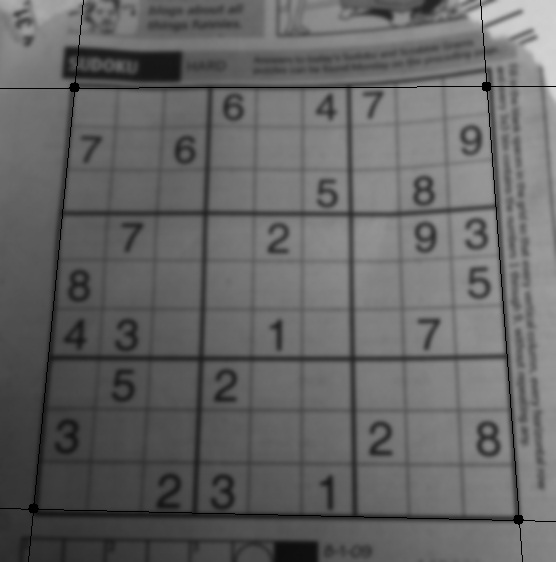
#> input picture Chapter1.4/sudoku.jpg, 556 x 562 px
$ jupyter execute --allow-errors Chapter1.4.12.ipynb
#> lines starting #> are read from the running program, lines starting #| are printed output that depends on the picture; after the words box and inside, x2 and y2 are one past the last pixel; in counts of white or black regions, pixels touching at a corner belong together
[cell 1]
import cv2
import numpy as np
import matplotlib.pyplot as plt

[cell 2]
img = cv2.imread('sudoku.jpg')
#> img is the input picture: shape (562, 556, 3); min 0, max 213, mean 100.8
gray = cv2.cvtColor(img,cv2.COLOR_BGR2GRAY)
edges = cv2.Canny(gray,50,150,apertureSize = 3)
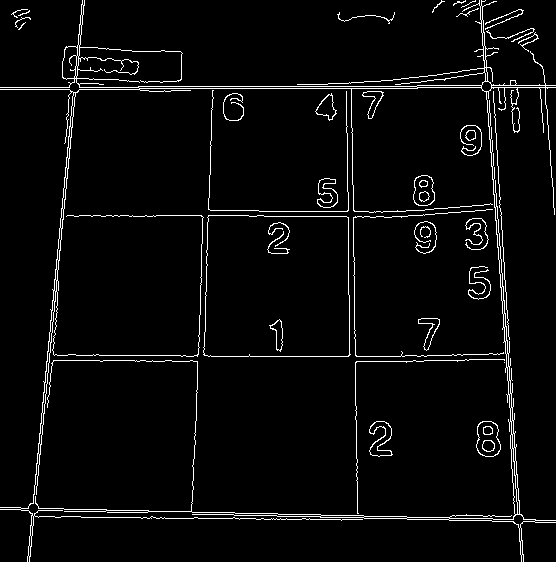
#> edges: shape (562, 556); 3.8% white in thin lines or dots
lines = cv2.HoughLines(edges,1,np.pi/180,200)
#> lines = [[-480, 3.07], [88, 1.57], [86, 1.57], [85, 0.105], [509, 1.59], [-349, 3.12], [-488, 3.09], [356, 1.57], [80, 0.0873], [210, 0.0349], [89, 1.55]]

for rho,theta in lines[0]:
    a = np.cos(theta)
    b = np.sin(theta)
    x0 = a*rho
    y0 = b*rho
    x1 = int(x0 + 1000*(-b))
    y1 = int(y0 + 1000*(a))
    x2 = int(x0 - 1000*(-b))
    y2 = int(y0 - 1000*(a))
    cv2.line(img,(x1,y1),(x2,y2),(0,0,255),2)
#> this loop made 1 pass
#> (rho, theta, a, b, x0, y0, x1, y1) on pass 1: (-480, 3.07, -0.998, 0.0698, 478.8, -33.48, 409, -1031)
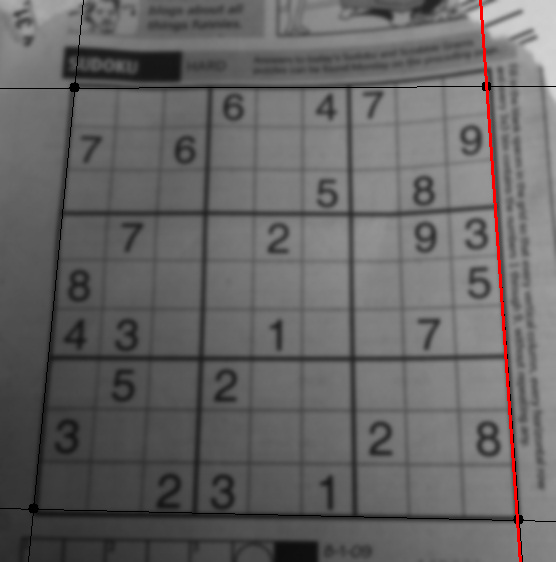
#> img: shape (562, 556, 3); 0.54% of pixels changed, all inside (x1, y1, x2, y2) = (479, 0, 522, 562)

cv2.imwrite('houghlines3.jpg',img)
#> Out = True

[cell 3]
plt.figure(figsize=(24,8))
plt.subplot(1,3,1),plt.imshow(img)
plt.title('Original'), plt.xticks([]), plt.yticks([])
plt.subplot(1,3,2),plt.imshow(gray, cmap = 'gray')
plt.title('Laplacian'), plt.xticks([]), plt.yticks([])
plt.subplot(1,3,3),plt.imshow(edges, cmap = 'gray')
plt.title('Sobel X'), plt.xticks([]), plt.yticks([])
plt.show()
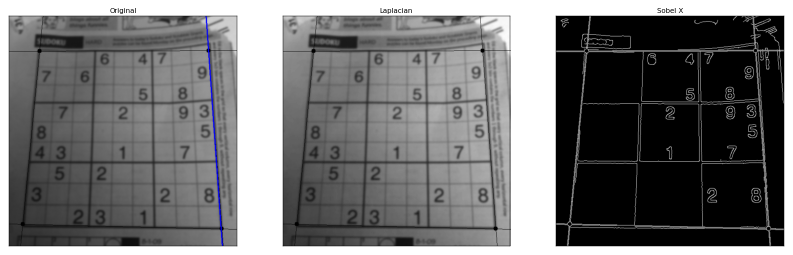
#> figure drawn by matplotlib, 3 panels; B, G, R data is drawn as R, G, B

[cell 4]
def nothing(x):
    pass

cv2.namedWindow('image')
cv2.createTrackbar('threshold', 'image', 100, 500, nothing)
cv2.createTrackbar('number', 'image', 1, 100, nothing)
font = cv2.FONT_HERSHEY_SIMPLEX
#> font = 0
while(1):
    k = cv2.waitKey(1) & 0xFF
#> (key Esc is pressed here)
    if k == 27:
        break
    threshold = cv2.getTrackbarPos('threshold', 'image')
    number = cv2.getTrackbarPos('number', 'image')
    lines = cv2.HoughLines(edges, 1, np.pi/180, threshold)
    img_rgb = cv2.imread('sudoku.jpg')
    numbers = number
    if(lines.shape[0]<number):
        numbers = lines.shape[0]
    msg = "numbers:"+str(lines.shape[0])
    cv2.putText(img_rgb, msg, (10, 30), font, 0.5, (255,255,255), 1, cv2.LINE_AA)
    for i in range(numbers):
        for rho,theta in lines[i]:
            a = np.cos(theta)
            b = np.sin(theta)
            x0 = a*rho
            y0 = b*rho
            x1 = int(x0 + 1000*(-b))
            y1 = int(y0 + 1000*(a))
            x2 = int(x0 - 1000*(-b))
            y2 = int(y0 - 1000*(a))
            cv2.line(img_rgb,(x1,y1),(x2,y2),(0,0,255),2)
    cv2.imshow('image',img_rgb)
cv2.destroyAllWindows()

[cell 5]
cv2.namedWindow('image')
cv2.createTrackbar('minLineLength', 'image', 1, 500, nothing)
cv2.createTrackbar('maxLineGap', 'image', 1, 500, nothing)
cv2.createTrackbar('number', 'image', 1, 500, nothing)
font = cv2.FONT_HERSHEY_SIMPLEX
while(1):
    k = cv2.waitKey(1) & 0xFF
#> (key Esc is pressed here)

$ run again, with Chapter1.4/sIMG_2164.jpg copied over Chapter1.4/sudoku.jpg
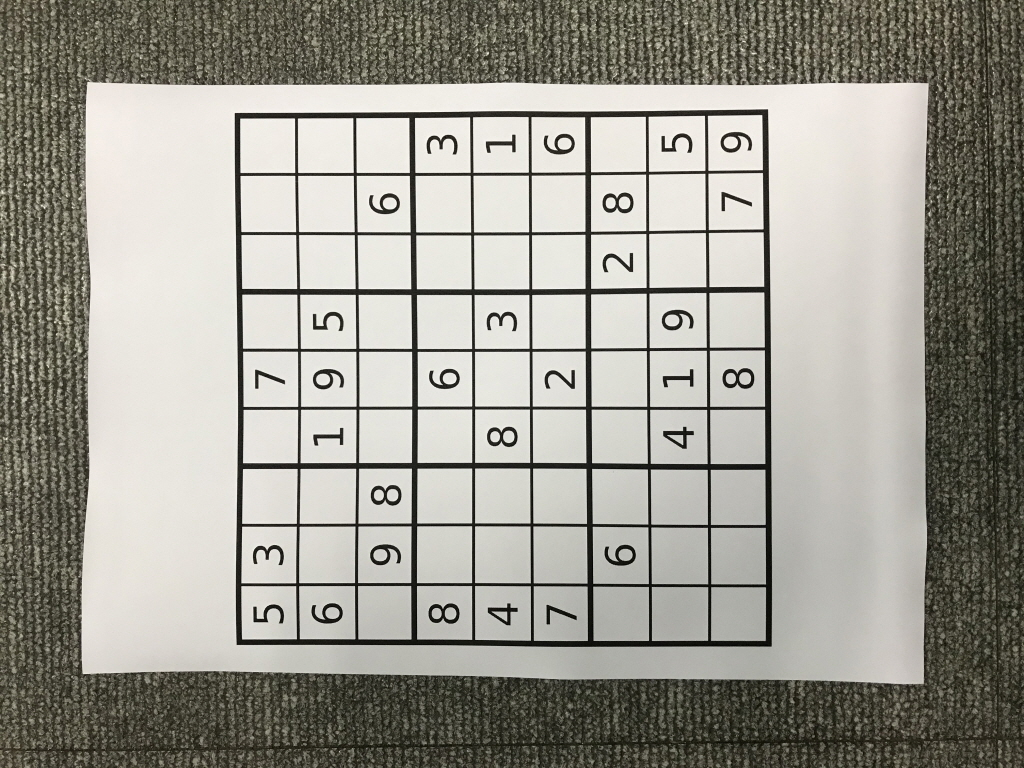
#> input picture Chapter1.4/sIMG_2164.jpg, 1024 x 768 px
#> img is the input picture: shape (768, 1024, 3); mean B, G, R 146.2, 155.1, 157.1
#> `edges = cv2.Canny(gray,50,150,apertureSize = 3)`:
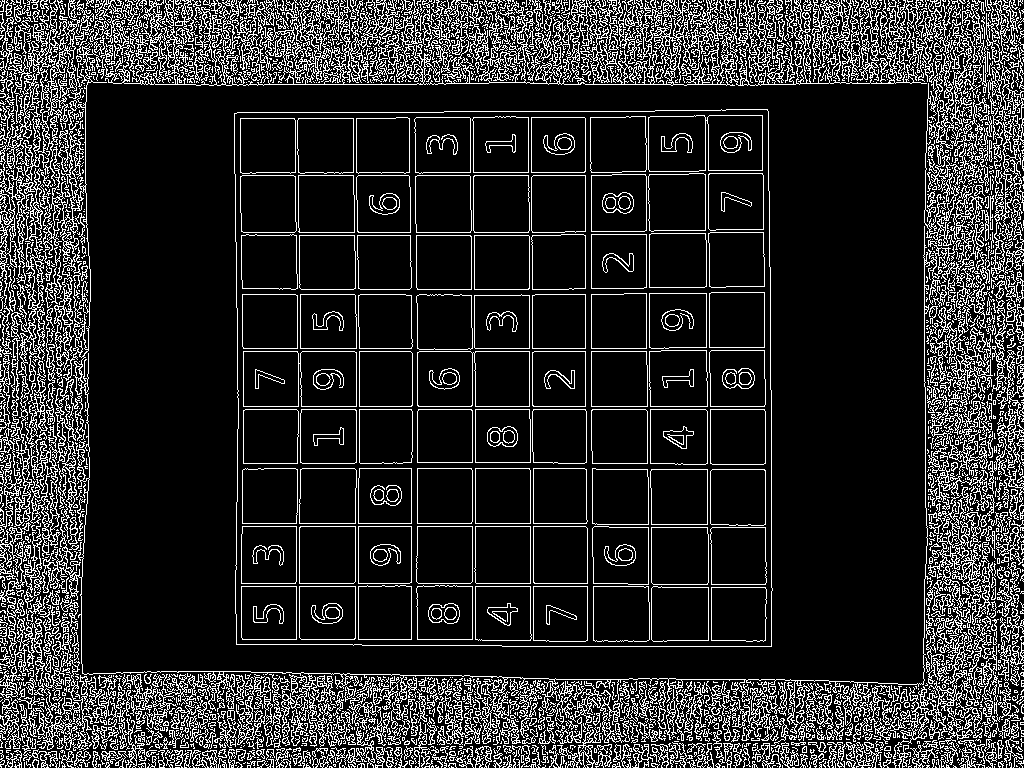
#> edges: shape (768, 1024); 16.8% white in thin lines or dots
#> lines = 1755 rows, first 8: [406, 1.57], [409, 1.57], [84, 1.57], [351, 1.57], [679, 1.57], [34, 1.62], [586, 1.57], [232, 1.57]
#> the loop `for rho,theta in lines[0]:` made 1 pass
#> (rho, theta, a, b, x0, y0, x1, y1) on pass 1: (406, 1.57, -4.37e-08, 1, -1.77e-05, 406, -1000, 405)
#> Out = True
#> `plt.show()`:
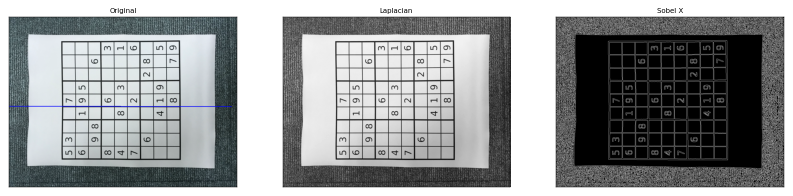
#> figure drawn by matplotlib, 3 panels; B, G, R data is drawn as R, G, B
#> font = 0

$ run again, with Chapter1.4/sIMG_2168.jpg copied over Chapter1.4/sudoku.jpg
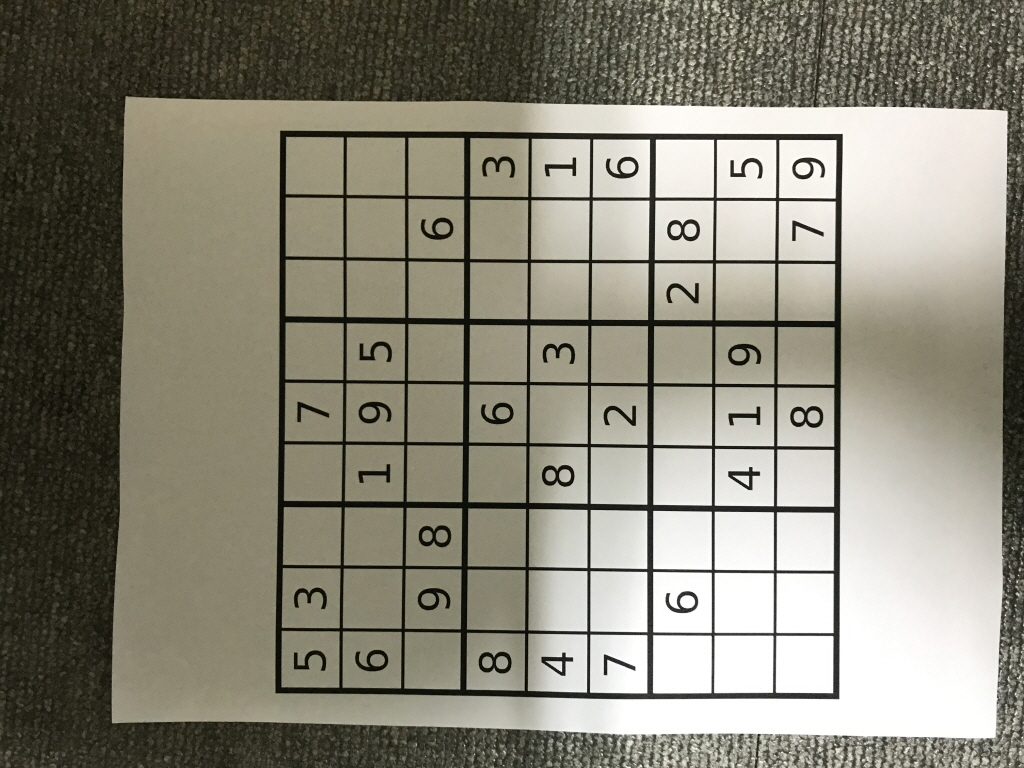
#> input picture Chapter1.4/sIMG_2168.jpg, 1024 x 768 px
#> img is the input picture: shape (768, 1024, 3); mean B, G, R 120.1, 134.1, 137.3
#> `edges = cv2.Canny(gray,50,150,apertureSize = 3)`:
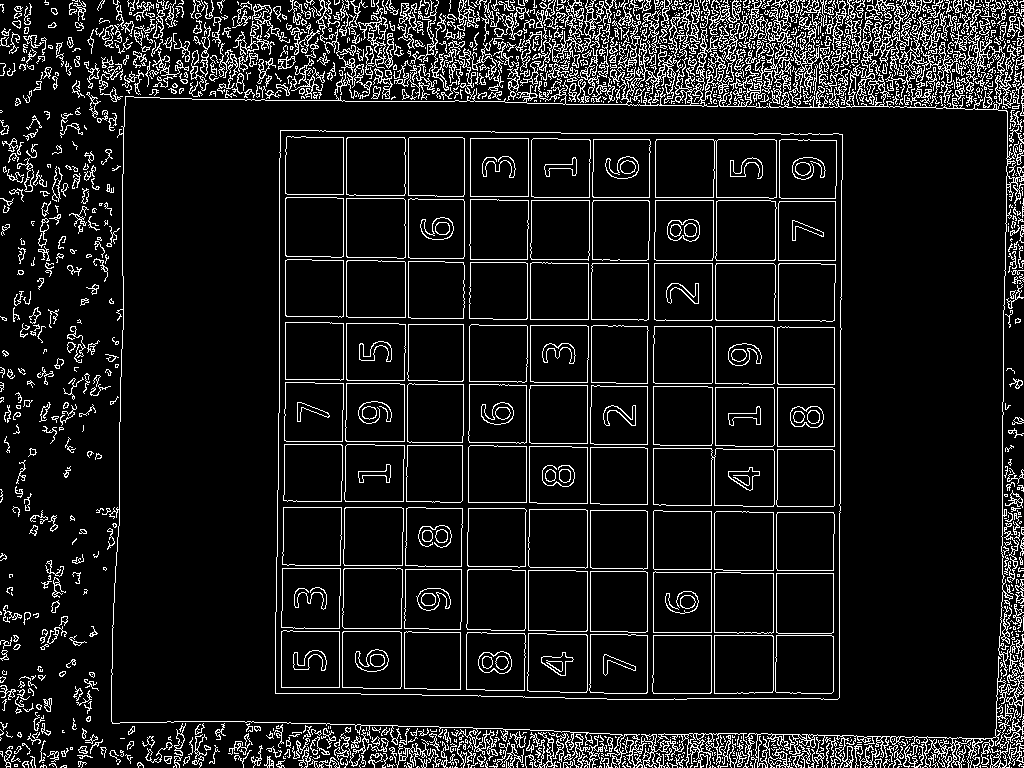
#> edges: shape (768, 1024); 10.3% white in thin lines or dots
#> lines = 455 rows, first 8: [647, 0], [587, 0], [653, 0], [75, 1.61], [58, 1.62], [77, 1.52], [343, 0], [753, 1.57]
#> the loop `for rho,theta in lines[0]:` made 1 pass
#> (rho, theta, a, b, x0, y0, x1, y1) on pass 1: (647, 0, 1, 0, 647, 0, 647, 1000)
#> Out = True
#> `plt.show()`:
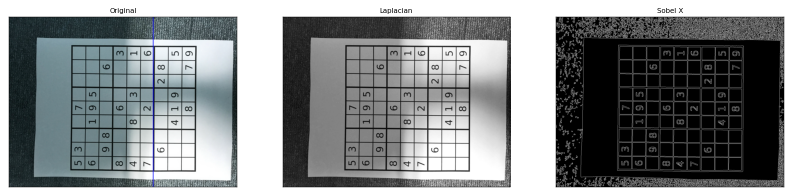
#> figure drawn by matplotlib, 3 panels; B, G, R data is drawn as R, G, B
#> font = 0

$ run again, with Chapter1.4/sIMG_2177.jpg copied over Chapter1.4/sudoku.jpg
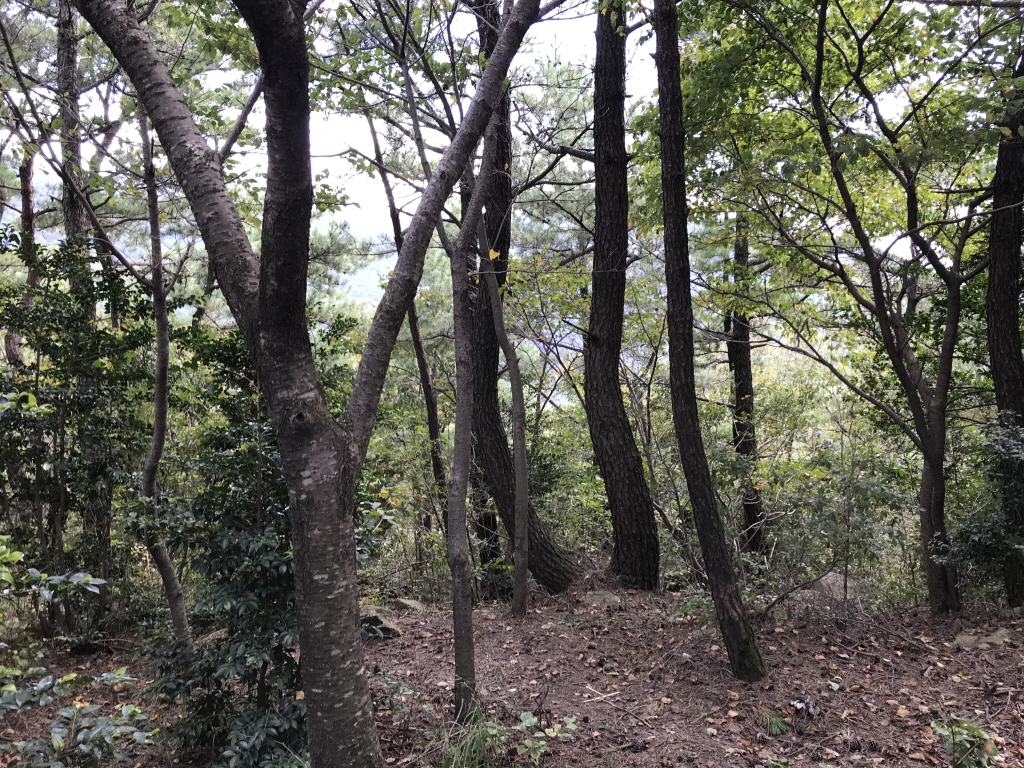
#> input picture Chapter1.4/sIMG_2177.jpg, 1024 x 768 px
#> img is the input picture: shape (768, 1024, 3); mean B, G, R 86.8, 96.1, 97.1
#> `edges = cv2.Canny(gray,50,150,apertureSize = 3)`:
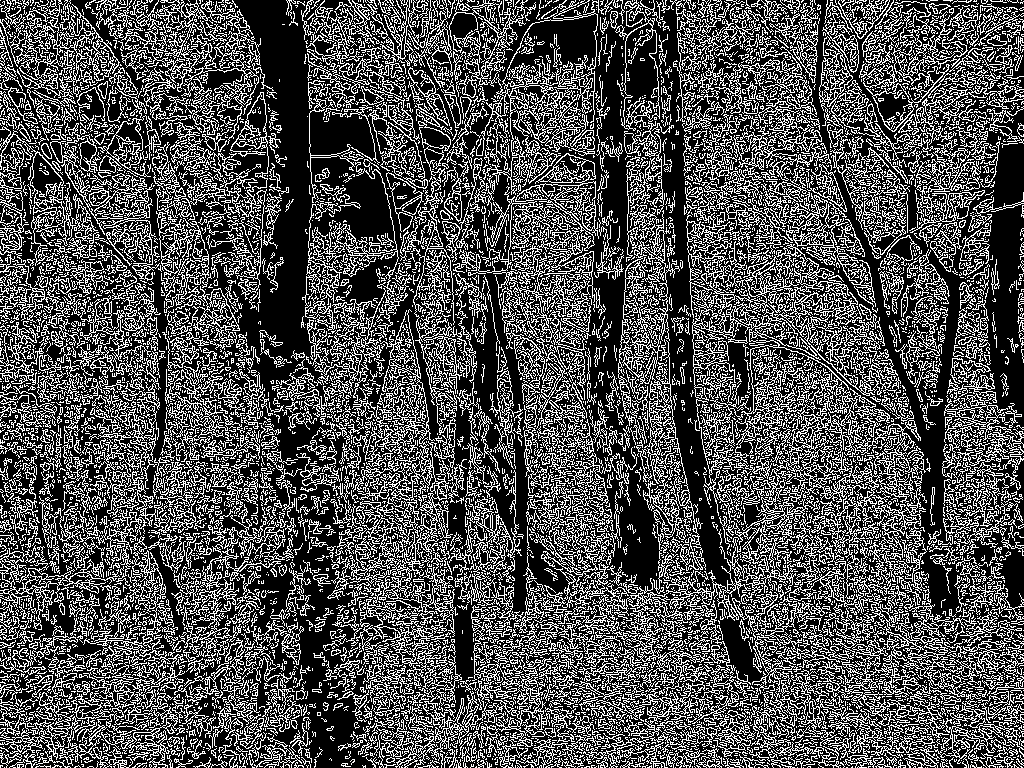
#> edges: shape (768, 1024); 31.3% white in thin lines or dots
#> the loop `for rho,theta in lines[0]:` made 1 pass
#> (rho, theta, a, b, x0, y0, x1, y1) on pass 1: (728, 0.785, 0.707, 0.707, 514.8, 514.8, -192, 1221)
#> Out = True
#> `plt.show()`:
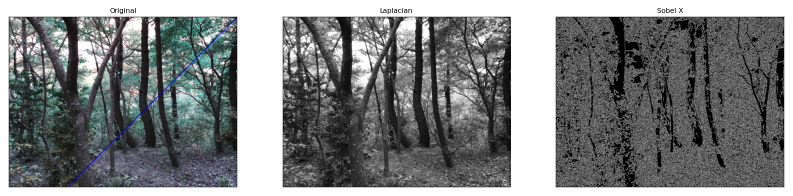
#> figure drawn by matplotlib, 3 panels; B, G, R data is drawn as R, G, B
#> font = 0
